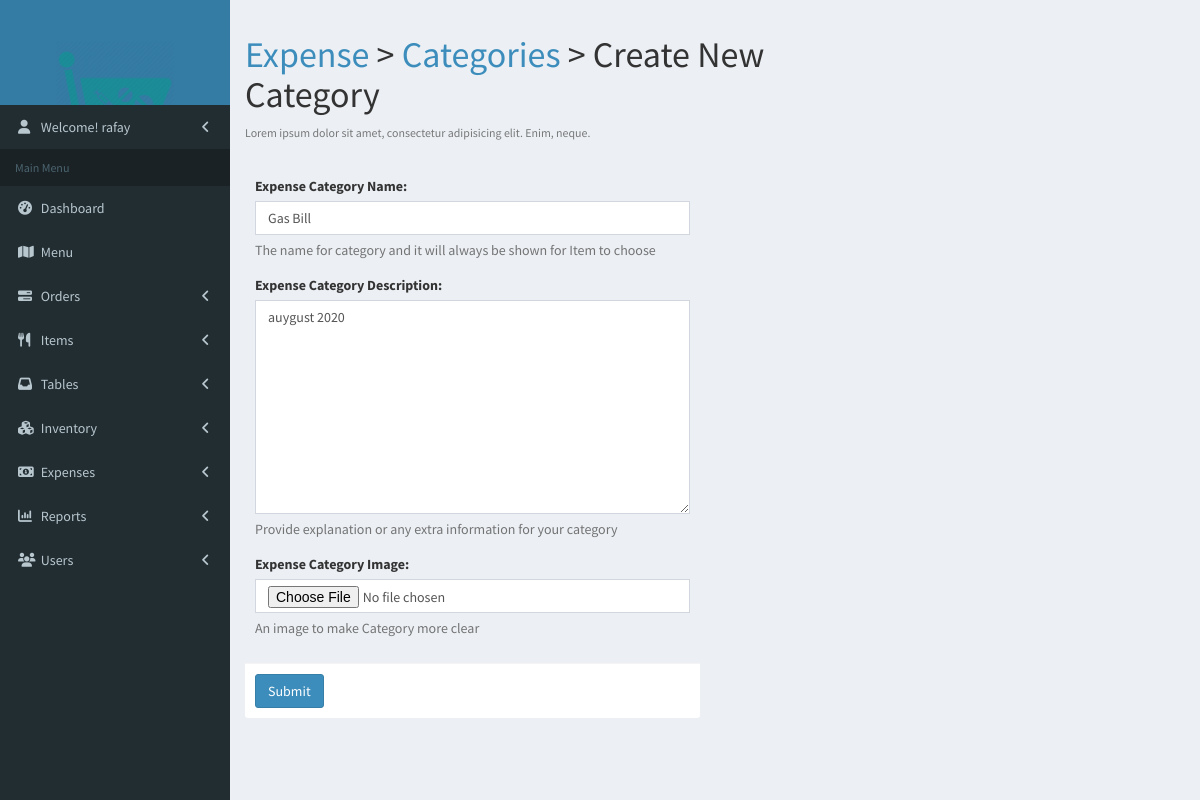
The app's page /expense/category/1/edit (signed in) with its own data.
### app/models.py (models this page shows, shortened)
class User(AbstractUser):
    is_manager = models.BooleanField(default=False)
    is_inventory_manager = models.BooleanField(default=False)

class ExpenseCategory(models.Model):
    name = models.CharField(max_length=30)
    description = models.CharField(max_length=300, null=True, blank=True)
    image = models.ImageField(upload_to="categories/expense/", null=True, blank=True)
    is_active = models.BooleanField(default=True)
    created_at = models.DateTimeField(auto_now_add=True)
    updated_at = models.DateTimeField(auto_now=True)
    history = HistoricalRecords()

### app/views.py (the view)
# urls.py: path('expense/category/<int:pk>/edit', views.ExpenseCategoryUpdate.as_view(), name='expense-category-edit'),
@method_decorator([login_required], name='dispatch')
class ExpenseCategoryUpdate(UpdateView):
    model = ExpenseCategory
    form_class = ExpenseCategoryForm

### app/templates/app/expensecategory_form.html (shortened to what this page needs)
{% extends 'base.html' %}
{% load static %}
{% block content %}
    <div>
        <section class="content-header">
            <div class="row">
                <div class="col-xs-8">
                    <h1>
                        <a href="{% url 'expense-list' %}">Expense</a> &gt;
                        <a href="{% url 'expense-category-list' %}"> Categories</a> &gt; Create New Category
                    </h1>
                    <p class="text-muted">
                        <small>Lorem ipsum dolor sit amet, consectetur adipisicing elit. Enim, neque.</small>
                    </p>
                </div>
            </div>
        </section>
    </div>
    <section class="content container-fluid">
        <div class="row">
            <div class="col-md-6">
                <form action="" method="post" enctype="multipart/form-data">
                    <div class="box-body">
                        {% for field in form %}
                            <div class="form-group">
                                {{ field.label_tag }}
                                {{ field }}
                                <span class="help-block">{{ field.help_text }}</span>
                            </div>
                        {% endfor %}
                    </div>
                    <div class="box-footer">
                        <button type="submit" class="btn btn-primary">Submit</button>
                    </div>
                </form>
            </div>
        </div>
    </section>
{% endblock %}

### app/templates/base.html (shortened to what this page needs)
{% load static %}
<html>
<head>
    <link rel="stylesheet" href="{% static 'app/bower_components/font-awesome/css/font-awesome.min.css' %}">
    <link rel="stylesheet" href="{% static 'app/bower_components/bootstrap/dist/css/bootstrap.min.css' %}">
    <link rel="stylesheet" href="{% static 'app/dist/css/AdminLTE.min.css' %}">
    <link rel="stylesheet" href="{% static 'app/dist/css/skins/skin-blue.min.css' %}">
    <link href="{% static 'app/vendor/datatables-plugins/dataTables.bootstrap.css' %}" rel="stylesheet">
    <link href="{% static 'app/vendor/datatables-responsive/dataTables.responsive.css' %}" rel="stylesheet">
    <link rel="stylesheet" href="//cdn.datatables.net/1.10.19/css/jquery.dataTables.min.css">
    <link rel="stylesheet" href="{% static 'app/dist/css/aroma.css' %}">
</head>
<body class="hold-transition skin-blue sidebar-mini">
<div class="wrapper">
    <header class="main-header">
        <a href="base.html" class="logo">
            <span class="logo-lg">
                    <img src="{% static 'app/images/logo_white.png' %}" alt="" style="width: 60%; margin-top: 40px;">
                </span>
        </a>
    </header>
    <aside class="main-sidebar">
        <section class="sidebar">
            <ul class="sidebar-menu" data-widget="tree">
                <li class="treeview">
                    <a href="#">
                        <i class="fa fa-user"></i>
                        <span>
                            Welcome! {{ user.get_username }}
                        </span>
                        <span class="pull-right-container">
                              <i class="fa fa-angle-left pull-right"></i>
                            </span>
                    </a>
                </li>
            </ul>
            <ul class="sidebar-menu" data-widget="tree">
                <li class="header">Main Menu</li>
                <li class="{% block link-dashboard %}{% endblock %}">
                    <a href="{% url 'index' %}">
                        <i class="fa fa-dashboard"></i> <span>Dashboard</span>
                    </a>
                </li>
                {% if user.is_superuser or user.is_manager or user.is_staff %}
                    <li class="{% block link-menu %}{% endblock %}">
                        <a href="{% url 'menu' %}">
                            <i class="fa fa-map"></i> <span>Menu</span>
                        </a>
                    </li>
                    <li class="treeview {% block link-orders %}{% endblock %}">
                        <a href="#">
                            <i class="fa fa-tasks"></i>
                            <span>Orders</span>
                            <span class="pull-right-container">
                              <i class="fa fa-angle-left pull-right"></i>
                            </span>
                        </a>
                    </li>
                <li class="treeview {% block link-items %}{% endblock %}">
                        <a href="#">
                            <i class="fa fa-cutlery"></i>
                            <span>Items</span>
                            <span class="pull-right-container">
                              <i class="fa fa-angle-left pull-right"></i>
                            </span>
                        </a>
                                {% now 'n' as month %}
                                {% now 'Y' as year %}
                    </li>
                    <li class="treeview {% block link-tables %}{% endblock %}">
                        <a href="#">
                            <i class="fa fa-inbox"></i>
                            <span>Tables</span>
                            <span class="pull-right-container">
                              <i class="fa fa-angle-left pull-right"></i>
                            </span>
                        </a>
                    </li>
                {% endif %}
                {% if user.is_superuser or user.is_manager or user.is_inventory_manager %}
                    <li class="treeview {% block link-inventory %}{% endblock %}">
                        <a href="#">
                            <i class="fa fa-cubes"></i>
                            <span>Inventory</span>
                            <span class="pull-right-container">
                              <i class="fa fa-angle-left pull-right"></i>
                            </span>
                        </a>
                    </li>
                {% endif %}
                {% if user.is_superuser or user.is_manager %}
                    <li class="treeview {% block link-expense %}{% endblock %}">
                        <a href="#">
                            <i class="fa fa-money"></i>
                            <span>Expenses</span>
                            <span class="pull-right-container">
                              <i class="fa fa-angle-left pull-right"></i>
                            </span>
                        </a>
                    </li>
                    <li class="treeview {% block link-reports %}{% endblock %}">
                        <a href="#">
                            <i class="fa fa-bar-chart"></i>
                            <span>Reports</span>
                            <span class="pull-right-container">
                              <i class="fa fa-angle-left pull-right"></i>
                            </span>
                        </a>
                                {% now 'j' as today %}
                                {% now 'n' as month %}
                                {% now 'Y' as year %}
                                {% now 'n' as month %}
                                {% now 'Y' as year %}
                                {% now 'Y' as year %}
                    </li>
                {% endif %}
                {% if user.is_superuser %}
                    <li class="treeview {% block link-user %}{% endblock %}">
                        <a href="#">
                            <i class="fa fa-group"></i>
                            <span>Users</span>
                            <span class="pull-right-container">
                              <i class="fa fa-angle-left pull-right"></i>
                            </span>
                        </a>
                    </li>
                {% endif %}
            </ul>
        </section>
    </aside>
    <div class="content-wrapper">
        {% block content %}
        {% endblock %}
    </div>
</div>
</body>
</html>

### records on screen
User: get_username "rafay"
ExpenseCategory: form "Gas Bill" "auygust 2020"

### other values on screen
{{ field.label_tag }} "Expense Category Name:" "Expense Category Description:" "Expense Category Image:"
{{ field.help_text }} "The name for category and it will always be shown for Item to choose" "Provide explanation or any extra information for your category" "An image to make Category more clear"
